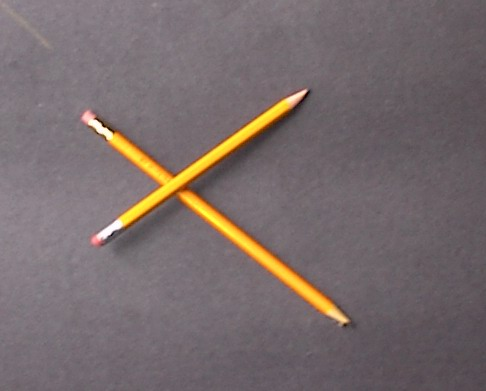
%> input picture CrossedPencilsA.JPG, 486 x 391 px
$ octave pencilfinder.m   (GNU Octave 9; MATLAB toolbox functions it lacks are replaced by stand-ins)
%> lines starting %> are read from the running program, lines starting %| are printed output that depends on the picture; in (x1, y1, x2, y2) boxes, pixels count from 0 and x2, y2 are one past the last pixel; in counts of white or black regions, pixels touching at a corner belong together; the program's own positions count from 1
%%%%%%%%%%%%%%%%%%%%%%%%%%%%%%%%%%%%%%%%%%%%%%%%%%%%%%%%%%%%%%%%%%%%%%%%%%
% CMPT 412 pencilfinder.m
% Ivy Tse
% Feb 1, 2016
%%%%%%%%%%%%%%%%%%%%%%%%%%%%%%%%%%%%%%%%%%%%%%%%%%%%%%%%%%%%%%%%%%%%%%%%%%
% Code Citations
%
% Title: uigetfile
% Author: Matlab
% Date: 2015
% Availability: http://www.mathworks.com/help/matlab/ref/uigetfile.html
%
% Title: Correcting Nonuniform Illumination
% Author:Matlab
% Date: 2015
% Availability: http://www.mathworks.com/help/images/examples/correcting-
%   nonuniform-illumination.html
%
% Title: regionprops
% Author:Matlab
% Date: 2015
% Availability: Available: http://www.mathworks.com/help/images/ref/
%   regionprops.html
%%%%%%%%%%%%%%%%%%%%%%%%%%%%%%%%%%%%%%%%%%%%%%%%%%%%%%%%%%%%%%%%%%%%%%%%%%

%Uncomment the images below to find the pencils in each image

imagefile = uigetfile({'*.jpg;*.tif;*.png;*.gif','All Image Files';...
          '*.*','All Files' },'mytitle',...
          'C:\Work\setpos1.png');
%> the answer given: CrossedPencilsA.JPG

image = imread(imagefile);
%> image is the input picture: size 391x486x3 uint8; mean R, G, B 119.9, 107.8, 108.3

% [6 lines of commented-out code are left out]
figure, imshow(image);

greyscale=(double(image(:,:,1))+double(image(:,:,2))+double(image(:,:,3)))/(3*255);
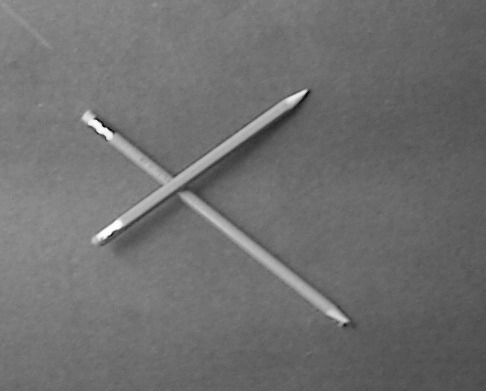
%> greyscale: size 391x486 double; min 0.0157, max 1, mean 0.439
%figure, imshow(greyscale), title('Greyscale');

%erode and dilate greyscale using a diamond mask
background = imopen(greyscale,strel('diamond',10));
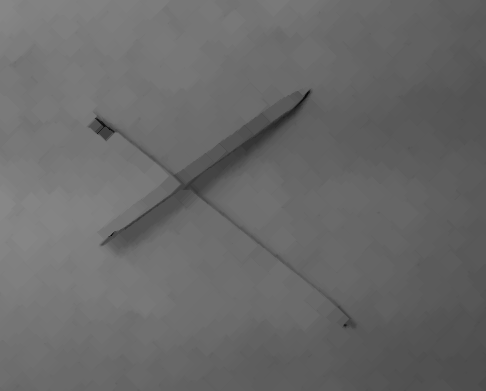
%> background: size 391x486 double; min 0.0157, max 0.531, mean 0.413
greyscale2 = greyscale - background; %remove the background from greyscale
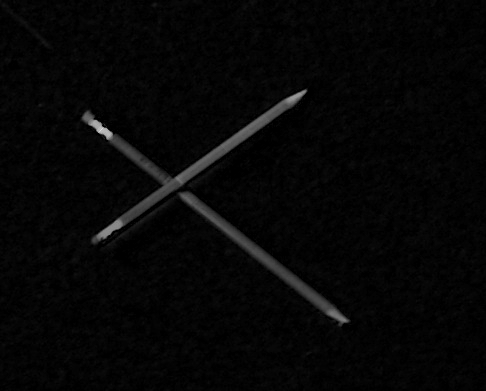
%> greyscale2: size 391x486 double; min 0, max 0.88, mean 0.0257
%figure, imshow(greyscale2), title('Removed Background');

%adjust greyscale contrast so that the pencils are more white than
%than the background
greyscale3 = imadjust(greyscale2, [0.1 0.2]);
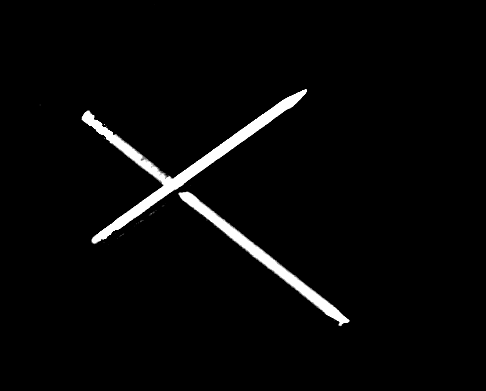
%> greyscale3: size 391x486 double; min 0, max 1, mean 0.0297
%figure, imshow(greyscale3), title('Increased Contrast');

%convert the grayscale image to black and white with Otsu's method using
%the greythresh function
level = graythresh(greyscale3);
%> level = 0.482
BW = im2bw(greyscale3,level);
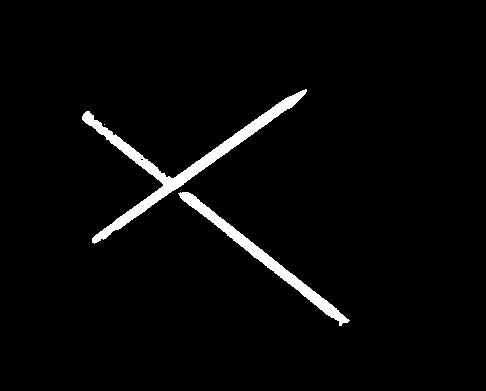
%> BW: size 391x486 logical; 3% white; 3 white regions (1 under 20 px), largest, box (x1, y1, x2, y2) and area: (82, 89, 307, 244) 3581, (178, 192, 350, 326) 2097

%remove background noise using bwareaopen
BW = bwareaopen(BW, 50);
%figure, imshow(BW), title('Threshold Image');

BWlabel = bwlabel(BW); %label connected objects
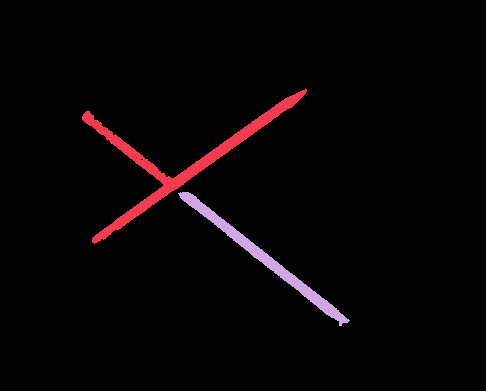
%> BWlabel: size 391x486 double; 3 distinct labels, from 0 to 2; one colour per label, 0 black
pencils = regionprops(BWlabel,'centroid'); %find center of each pencil
%> pencils = 2 regions; Centroid: [180.3 160.9], [264.8 258.6]
centroids = cat(1, pencils.Centroid); %concatenate the center coordinates
%> centroids = [180.3 160.9; 264.8 258.6]
figure, imshow(BW); hold on;
plot(centroids(:,1),centroids(:,2),'go', 'MarkerFaceColor', 'g','MarkerSize', 10)
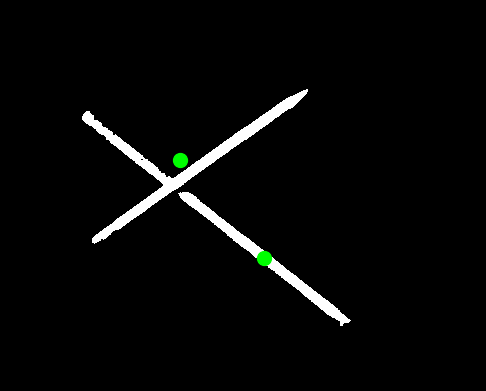
%> figure redrawn from the program's plot data
disp('Pencil Center Coordinates: ')
disp(centroids)
%|    180.26   160.92
%|    264.77   258.59

$ run again, with Red_Green_Pencils.JPG copied over CrossedPencilsA.JPG
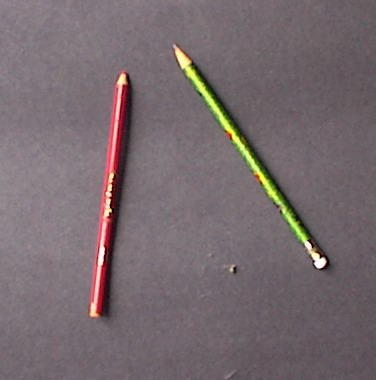
%> input picture Red_Green_Pencils.JPG, 376 x 380 px
%> image is the input picture: size 380x376x3 uint8; mean R, G, B 118.5, 106.2, 110
%> level = 0.482
%> `BWlabel = bwlabel(BW);`:
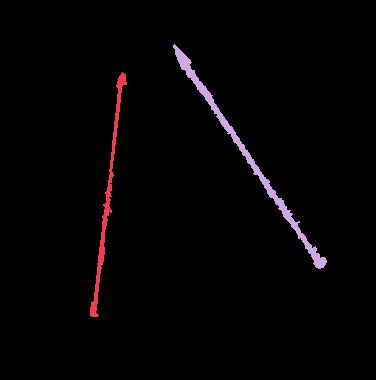
%> BWlabel: size 380x376 double; 3 distinct labels, from 0 to 2; one colour per label, 0 black
%> pencils = 2 regions; Centroid: [108.2 198.9], [248.5 157.2]
%> centroids = [108.2 198.9; 248.5 157.2]
%> `plot(centroids(:,1),centroids(:,2),'go', 'MarkerFaceColor', 'g','Marke..`:
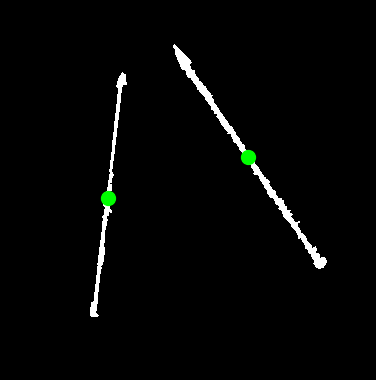
%> figure redrawn from the program's plot data
%|    108.18   198.88
%|    248.51   157.17

$ run again, with Touching.JPG copied over CrossedPencilsA.JPG
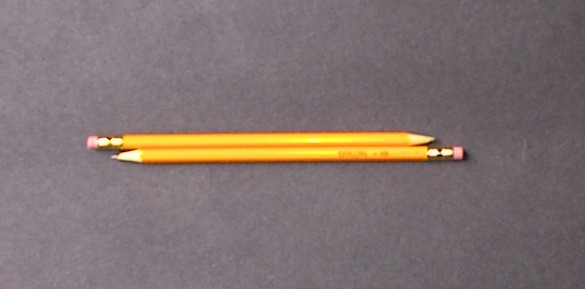
%> input picture Touching.JPG, 585 x 289 px
%> image is the input picture: size 289x585x3 uint8; mean R, G, B 128.1, 114.8, 113.7
%> level = 0.404
%> BW: size 289x585 logical; 3.1% white; 2 white regions, box (x1, y1, x2, y2) and area: (87, 133, 435, 149) 2701, (111, 144, 463, 162) 2566
%> `BWlabel = bwlabel(BW);`:
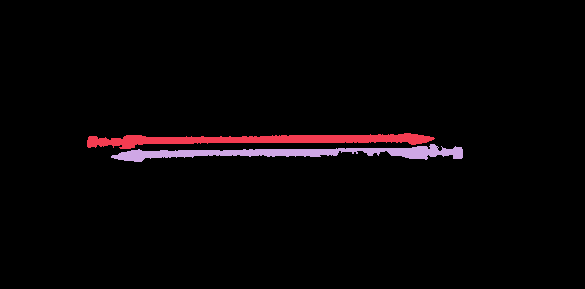
%> BWlabel: size 289x585 double; 3 distinct labels, from 0 to 2; one colour per label, 0 black
%> pencils = 2 regions; Centroid: [258.2 140.4], [294.2 153.5]
%> centroids = [258.2 140.4; 294.2 153.5]
%> `plot(centroids(:,1),centroids(:,2),'go', 'MarkerFaceColor', 'g','Marke..`:
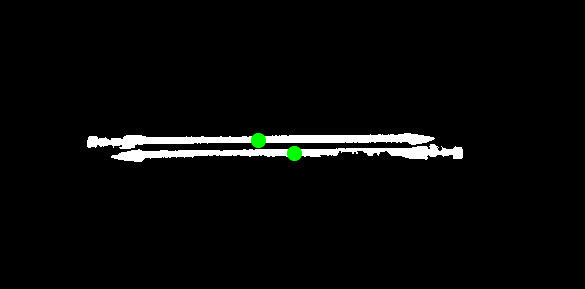
%> figure redrawn from the program's plot data
%|    258.21   140.35
%|    294.22   153.46
